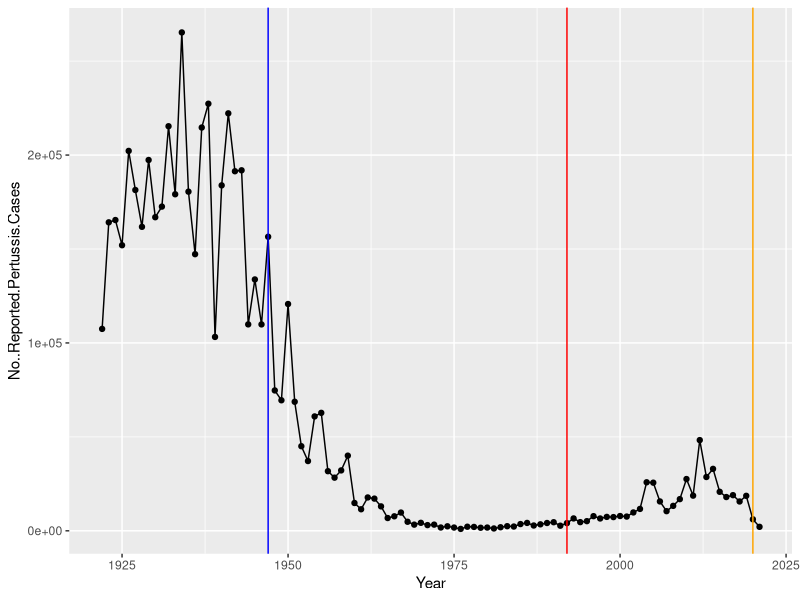

Source code (R): (Note: this script raises an error after producing the figure.)
## ---- chunk 1
cdc <- data.frame(
                                 Year = c(1922L,1923L,1924L,1925L,
                                          1926L,1927L,1928L,1929L,1930L,1931L,
                                          1932L,1933L,1934L,1935L,1936L,
                                          1937L,1938L,1939L,1940L,1941L,1942L,
                                          1943L,1944L,1945L,1946L,1947L,
                                          1948L,1949L,1950L,1951L,1952L,
                                          1953L,1954L,1955L,1956L,1957L,1958L,
                                          1959L,1960L,1961L,1962L,1963L,
                                          1964L,1965L,1966L,1967L,1968L,1969L,
                                          1970L,1971L,1972L,1973L,1974L,
                                          1975L,1976L,1977L,1978L,1979L,1980L,
                                          1981L,1982L,1983L,1984L,1985L,
                                          1986L,1987L,1988L,1989L,1990L,
                                          1991L,1992L,1993L,1994L,1995L,1996L,
                                          1997L,1998L,1999L,2000L,2001L,
                                          2002L,2003L,2004L,2005L,2006L,2007L,
                                          2008L,2009L,2010L,2011L,2012L,
                                          2013L,2014L,2015L,2016L,2017L,2018L,
                                          2019L,2020L,2021L),
         No..Reported.Pertussis.Cases = c(107473,164191,165418,152003,
                                          202210,181411,161799,197371,
                                          166914,172559,215343,179135,265269,
                                          180518,147237,214652,227319,103188,
                                          183866,222202,191383,191890,109873,
                                          133792,109860,156517,74715,69479,
                                          120718,68687,45030,37129,60886,
                                          62786,31732,28295,32148,40005,
                                          14809,11468,17749,17135,13005,6799,
                                          7717,9718,4810,3285,4249,3036,
                                          3287,1759,2402,1738,1010,2177,2063,
                                          1623,1730,1248,1895,2463,2276,
                                          3589,4195,2823,3450,4157,4570,
                                          2719,4083,6586,4617,5137,7796,6564,
                                          7405,7298,7867,7580,9771,11647,
                                          25827,25616,15632,10454,13278,
                                          16858,27550,18719,48277,28639,32971,
                                          20762,17972,18975,15609,18617,
                                          6124,2116)
       )
View(cdc)
## ---- chunk 2
head(cdc)
## ---- chunk 3
library(ggplot2)

ggplot(cdc) + 
  aes(Year, No..Reported.Pertussis.Cases) +
  geom_point() +
  geom_line() +
  geom_vline(xintercept = 1947, col = "blue") +
  geom_vline(xintercept = 1992, col = "red") +
  geom_vline(xintercept = 2020, col = "orange") 
## ---- chunk 4
library(jsonlite)

subject <- read_json("http://cmi-pb.org/api/subject", 
                      simplifyVector = TRUE)

head(subject)
## ---- chunk 5
table(subject$infancy_vac)
## ---- chunk 6
table(subject$biological_sex)
## ---- chunk 7
table(subject$race, subject$biological_sex)
